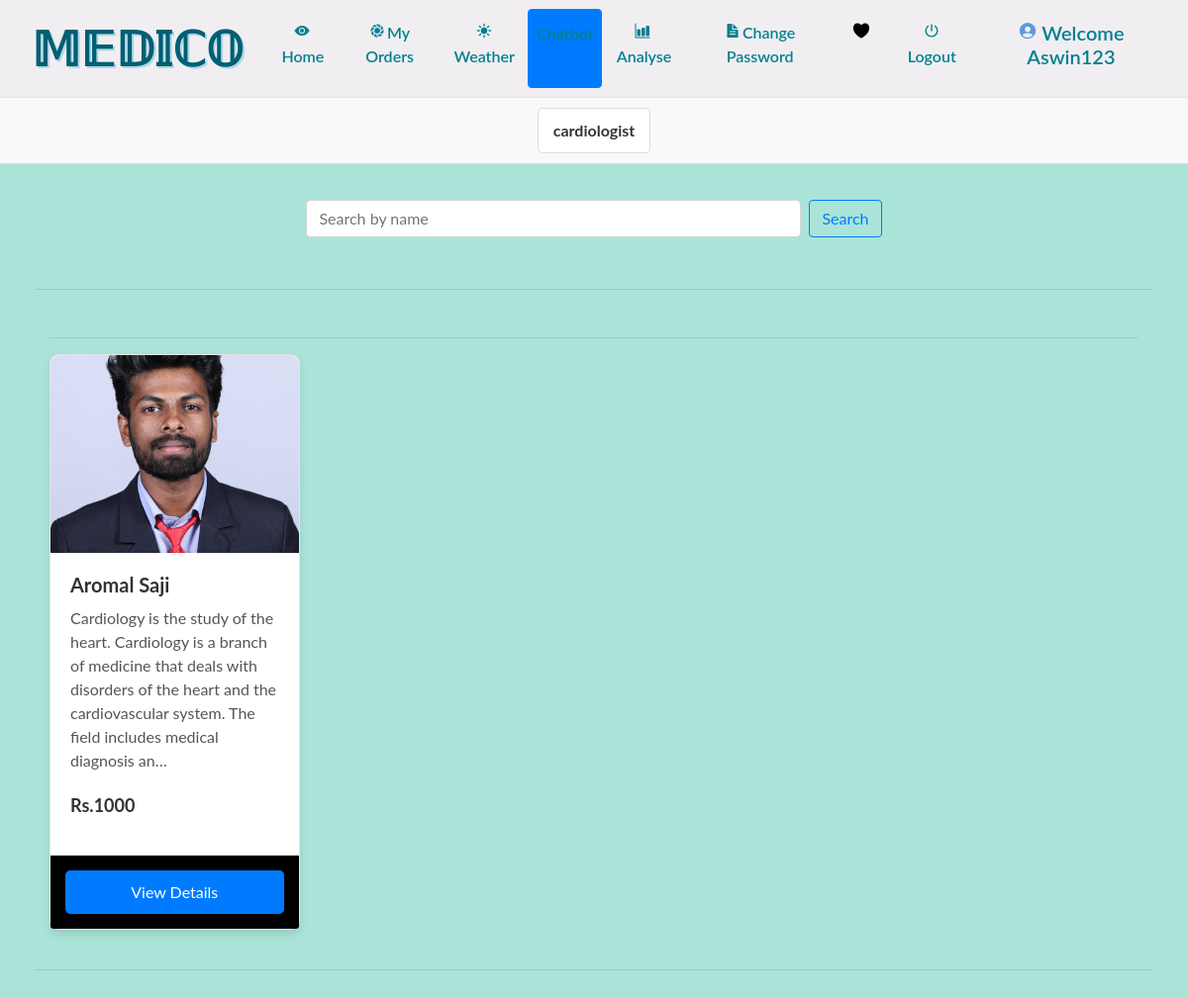
The app's page /view_product/0/ (signed in) with its own data.
### grocery/models.py (models this page shows, shortened)
class Category(models.Model):
    name = models.CharField(max_length=30, null=True)

class Product(models.Model):
    category = models.ForeignKey(Category, on_delete=models.CASCADE, related_name='products', null=True)
    image = models.FileField(null=True)
    name = models.CharField(max_length=30, null=True)
    price = models.IntegerField(null=True)
    desc = models.TextField(null=True)
    stock = models.IntegerField(default=0)

### grocery/views.py (the view, shortened to what this page needs)
# urls.py: path('view_product/<int:pid>/', View_prodcut, name='view_product'),
def View_prodcut(request, pid):
    if not request.user.is_authenticated:
        return redirect('login_admin')
    cat = ""
    cat1 = ""
    pro1 = ""
    num1 = 0
    user = ""
    profile = ""
    cart = ""
    pro = ""
    num = ""
    if not request.user.is_staff:
        user = User.objects.get(id=request.user.id)
        profile = Profile.objects.get(user=user)
        cart = Cart.objects.filter(profile=profile)
        for i in cart:
            num1 += 1
    if pid == 0:
        cat = "All Product"
        pro1 = Product.objects.all()
    search_query = request.GET.get('q', '')
    if search_query:
        pro1 = pro1.filter(Q(name__icontains=search_query) | Q(price__icontains=search_query))
    cat = Category.objects.all()
    pro = Product.objects.all()
    num = []
    b = 1
    for j in cat:
        a = 1
        for i in pro:
            if j.name == i.category.name:
                if a == 1:
                    num.append(i.id)
                    a = 2
    prod = recommended_product(request)
    d = {'pro': pro, 'cat': cat, 'cat1': cat1, 'num': num, 'pro1': pro1, 'num1': num1, 'prod': prod}
    return render(request, 'view_product.html', d)

### grocery/views.py (called while the page is built)
def recommended_product(request):
    user = User.objects.get(id=request.user.id)
    profile = Profile.objects.get(user=user)
    book = Booking.objects.filter(profile=profile).order_by('-id')[:2]
    recommend = []
    for i in book:
        recommend += i.booking_id.split('.')[1:]
    pro1 = Product.objects.filter(id__in=recommend)
    cat = []
    for i in pro1:
        if not i.category.id in cat:
            cat.append(i.category.id)
    pro = Product.objects.filter(category__id__in=cat).order_by('?')
    return pro

### grocery/templates/view_product.html (shortened to what this page needs)
{% extends 'navigation.html' %}
{% block body %}
{% load static %}
<link rel="stylesheet" href="{% static 'css/style.css' %}">
<link href="{% static 'css/simple-sidebar.css' %}" rel="stylesheet">
<div class="d-flex flex-column">
  <div id="horizontal-sidebar">
    {% for i in cat %}
    <a href="{% url 'view_product' i.id %}" class="sidebar-item">{{i.name}}</a>
    {% endfor %}
  </div>
  <div class="d-flex justify-content-center mt-3 mb-3">
    <form class="form-inline" method="GET" action="{% url 'view_product' 0 %}">
      <input class="form-control mr-sm-2" type="text" placeholder="Search by name " name="q" style="width: 500px;">
      <button class="btn btn-outline-primary my-2 my-sm-0" type="submit">Search</button>
    </form>
  </div>
  <div class="d-flex flex-column" id="wrapper">
    <div id="page-content-wrapper">
      <div class="container-fluid">
        <hr>
        <div class="container-fluid">
          <hr>
          <div class="row">
            {% for j in pro1 %}
            <div class="col-md-3 mb-4">
              <div class="card h-100">
                <img class="card-img-top" src="{{j.image.url}}" alt="Card image cap">
                <div class="card-body">
                  <h5 class="card-title">{{j.name}}</h5>
                  <p class="card-text">{{j.desc}}</p>
                  <p class="card-price">
                    Rs.{{j.price}}
                </p>
                </div>
                <div class="card-footer">
                  <form action="{% url 'add_cart' j.id %}" method="post">
                    <button type="submit" class="btn btn-primary btn-block">View Details</button>
                  </form>
                </div>
              </div>
            </div>
            {% endfor %}
          </div>
        </div>
        <hr>
      </div>
    </div>
  </div>
</div>
{% endblock %}

### grocery/templates/navigation.html (shortened to what this page needs)
<!DOCTYPE html>
<html lang="en">
<head>
    {% load static %}
    <link rel="stylesheet" href="https://maxcdn.bootstrapcdn.com/bootstrap/4.0.0/css/bootstrap.min.css">
    <link rel="stylesheet" href="//cdn.datatables.net/1.10.19/css/jquery.dataTables.min.css">
    <link rel="stylesheet" href="https://cdnjs.cloudflare.com/ajax/libs/font-awesome/4.7.0/css/font-awesome.min.css">
</head>
<body style="background-color:rgb(170, 228, 216)">
<nav class="navbar navbar-expand-sm" style="background-color : #f1eef1 ; border-bottom:1px solid #e0e9cd">
    <a class="navbar-brand pl-3" href="#" style="color: blue; font-weight: bold; font-size: 3rem; text-shadow: 2px 2px lightblue;">𝕄𝔼𝔻𝕀ℂ𝕆</a>
    <div class="collapse navbar-collapse" id="collapsibleNavbar">
        <ul class="navbar-nav pl-2 text-center">
            {% if request.user.username %}
                {% if not request.user.is_staff %}
                <li class="nav-item">
                    <a class="nav-link" href="{% url 'view_product' 0 %}" style="color:rgb(0, 0, 0)"><ion-icon style="margin-right:2px" name="eye"></ion-icon>Home</a>
                </li>
                <li class="nav-item">
                    <a class="nav-link" href="{% url 'view_booking' %}" style="color:rgb(13, 13, 13)"><ion-icon style="margin-right:2px" name="aperture"></ion-icon>My Orders</a>
                </li>
                <li class="nav-item">
                    <a class="nav-link" href="{% url 'get_weather' %}" style="color:rgb(0, 0, 0)">
                        <ion-icon style="margin-right: 0px" name="sunny"></ion-icon>Weather
                    </a>
                </li>
                    <a class="nav-link btn btn-primary text-white" href="{% url 'chatbot' %}">Chatbot</a>
                <li class="nav-item">
                    <a class="nav-link" href="https://disease-symptom-recognition-system-fvd6dwhoihat4niujnsxz8.streamlit.app/" style="color:rgb(0, 0, 0)">
                        <ion-icon style="margin-right:2px" name="bar-chart"></ion-icon>Analyse
                    </a>
                </li>
                <li class="nav-item">
                    <a class="nav-link" href="{% url 'change_password' %}" style="color:rgb(1, 1, 1)"><ion-icon style="margin-right:2px" name="document-text-sharp"></ion-icon>Change Password</a>
                </li>
                {% endif %}
                {% if not request.user.is_staff %}
                <li class="nav-item">
                    <a href="{% url 'cart' %}" class="btn btn-default btn-lg text-dark text-capitalize">
                        <ion-icon style="color:black;margin-top:2%" name="heart"></ion-icon>
                    </a>
                </li>
                {% endif %}
                <li class="nav-item">
                    <a class="nav-link" href="{% url 'logout' %}" style="color:rgb(0, 0, 0)"><ion-icon style="margin-right:1px" name="power-sharp"></ion-icon>Logout</a>
                </li>
                {% if not request.user.is_staff %}
                <li class="nav-item">
                    <a href="{% url 'profile' %}"><h5 class="nav-link" style="color:#000000 ; text-transform : capitalize"><ion-icon style="margin-right:4px;color:#5e99de" name="person-circle-sharp"></ion-icon>Welcome {{request.user.username}}</h5>
                    </a>
                </li>
                {% endif %}
            {% endif %}
        </ul>
    </div>
</nav>
{% block body %}
{% endblock %}
</body>
</html>

### grocery/static/css/style.css (style rules this page uses)
.card { border: none }

### grocery/static/css/simple-sidebar.css (style rules this page uses)
body { overflow-x: hidden; }
#page-content-wrapper { min-width: 100vw; }
@media (min-width: 768px) { #page-content-wrapper { min-width: 0; width: 100%; } }

### grocery/templates/navigation.html (style rules this page uses)
body { font-family: 'Lato', sans-serif; background-image: url('https://wallpaperaccess.com/full/505754.png'); background-size: cover; background-attachment: fixed; background-repeat: no-repeat; color: #333; }
.navbar { background-color: rgba(255, 255, 255, 0.9); border-bottom: 1px solid #dee2e6; }
.navbar-brand { font-size: 2.5rem; color: #005f73 !important; font-weight: bold; text-shadow: 1px 1px 2px rgba(0, 95, 115, 0.2); }
.navbar-nav .nav-link { color: #028090 !important; font-weight: 600; padding: 12px; transition: background-color 0.3s ease, color 0.3s ease; }

### grocery/templates/view_product.html (style rules this page uses)
.card { border: 1px solid rgba(0, 0, 0, 0.1); border-radius: 10px; transition: transform 0.3s ease; box-shadow: 0px 5px 10px rgba(0, 0, 0, 0.1); }
.card-img-top { border-top-left-radius: 10px; border-top-right-radius: 10px; height: 200px; object-fit: cover; }
.card-title { font-size: 20px; font-weight: bold; margin-bottom: 10px; }
.card-text { font-size: 16px; margin-bottom: 20px; color: #555; }
.card-footer { background-color: #000000; border-top: 1px solid #eee; padding: 15px; }
.card-price { font-size: 18px; font-weight: bold; color: #333; }
.btn-block { width: 100%; background-color: #007bff; color: #fff; border: none; border-radius: 5px; padding: 10px 15px; font-size: 16px; cursor: pointer; transition: background-color 0.3s; }
#horizontal-sidebar { background-color: #f8f9fa; padding: 10px; display: flex; justify-content: center; align-items: center; border-bottom: 1px solid #ddd; margin-bottom: 20px; }
.sidebar-item { display: inline-block; padding: 10px 15px; margin: 0 5px; background-color: #fff; border: 1px solid #ddd; border-radius: 5px; color: #333; text-decoration: none; font-size: 16px; font-weight: bold; }
#page-content-wrapper { padding: 20px; }

### records on screen
Category: name "cardiologist"
Product: image (picture), name "Aromal Saji", desc "Cardiology is the study of the heart. Cardiology is a branch of medicine that deals with disorders of the heart and the cardiovascular system. The field includes medical diagnosis an…", price "1000"

### other values on screen
{{ request.user.username }} "Aswin123"
